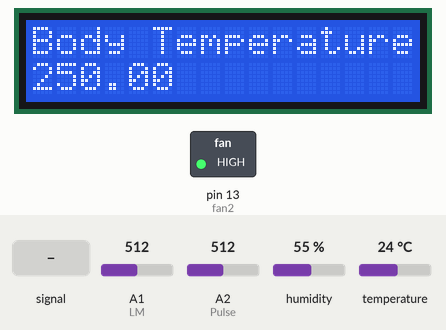
Simulated run of this sketch. Board: Arduino Uno, built with avr-gcc and run on an emulated ATmega328P. Shown: 16×2 character LCD, switched loads named in the sketch (green lamp = pin HIGH). Inputs (shaded band) come from the test bench; at power-on: humidity 55 %, A1 (LM) = 512, A2 (Pulse) = 512, temperature 24 °C.

Above: at 1.2 s.
1.3 s: A2 (Pulse) fed a 200 Hz sine of ±81 counts around its level
13.6 s: humidity set to 22 %
At 21.3 s:
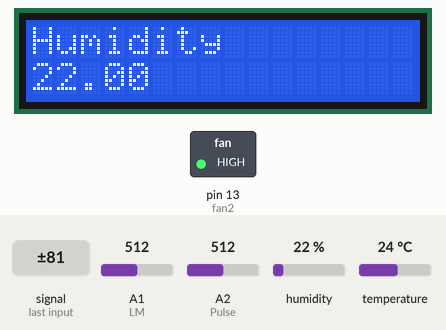
23.6 s: A1 (LM) set to 716
At 25.5 s:
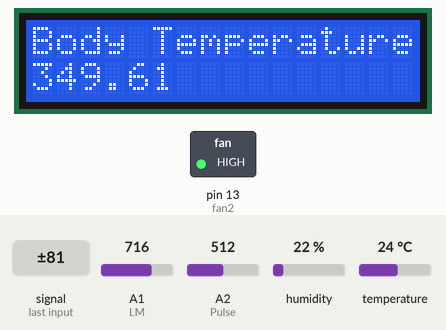
31.6 s: A2 (Pulse) set to 716
At 39.5 s:
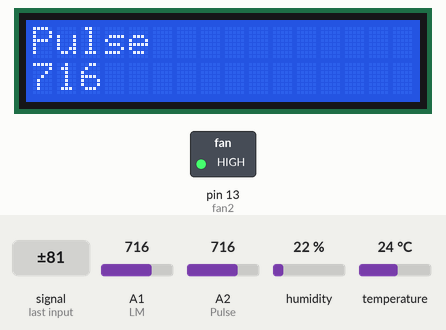
41.8 s: temperature set to 12 °C
At 51.5 s:
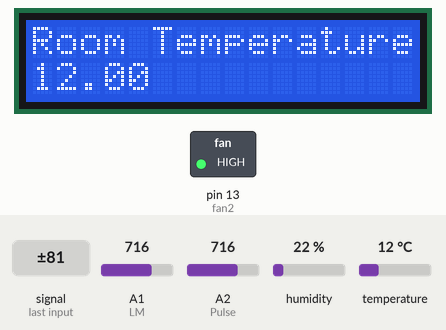
53.8 s: A2 (Pulse) fed a 1000 Hz sine of ±255 counts around its level
At 63.7 s:
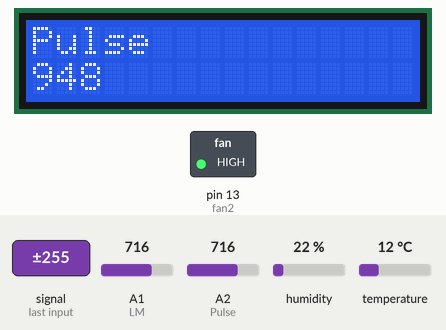
Timing chart, 0 to 65.2 s (numbered marks = the images above; inputs shaded):
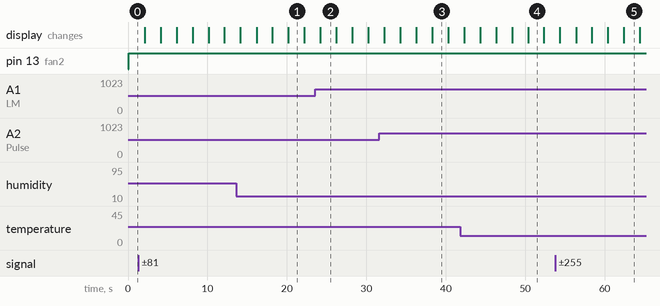

The sketch:

Final.ino
```cpp
#include <dht.h>
#include <LiquidCrystal.h>

const int rs = 8, en = 9, d4 = 4, d5 = 5, d6 = 6, d7 = 7;
LiquidCrystal lcd(rs, en, d4, d5, d6, d7);
dht DHT;

int Pulse = A2;
int LM = A1;
int humdTY = A3;
int fan2 = 13;

void setup(){
  Serial.begin(9600);
  pinMode(Pulse,INPUT);
  pinMode(LM,INPUT);
  pinMode(humdTY ,INPUT);
  lcd.begin(16,2);
 }


void loop(){
  int lm = analogRead(LM);
  int chk = DHT.read11(humdTY);
  int pulse = analogRead(Pulse);

  //fan2
  if(DHT.temperature > 32){
    analogWrite(fan2,1023);
  }
  else if(DHT.temperature >= 23 && DHT.temperature < 32){
    analogWrite(fan2,300);
  }

  //Lm35 Temp
  lcd.clear();
  lcd.setCursor(0,0);
  lcd.print("Body Temperature");
  lcd.setCursor(0,1);
  lcd.print(0.48828125*lm);
  delay(2000);

  //DHT Temp
  lcd.clear();
  lcd.setCursor(0,0);
  lcd.print("Room Temperature");
  lcd.setCursor(0,1);
  lcd.print(DHT.temperature);
  delay(2000);

  //DHT Humidity
  lcd.clear();
  lcd.setCursor(0,0);
  lcd.print("Humidity");
  lcd.setCursor(0,1);
  lcd.print(DHT.humidity);
  delay(2000);

  //DHT Humidity
  lcd.clear();
  lcd.setCursor(0,0);
  lcd.print("Pulse");
  lcd.setCursor(0,1);
  lcd.print(pulse);
  delay(2000);
}
```

Measured:
- what the display in image 1 shows lasts 2.0 s, from 20.2 s to 22.2 s
